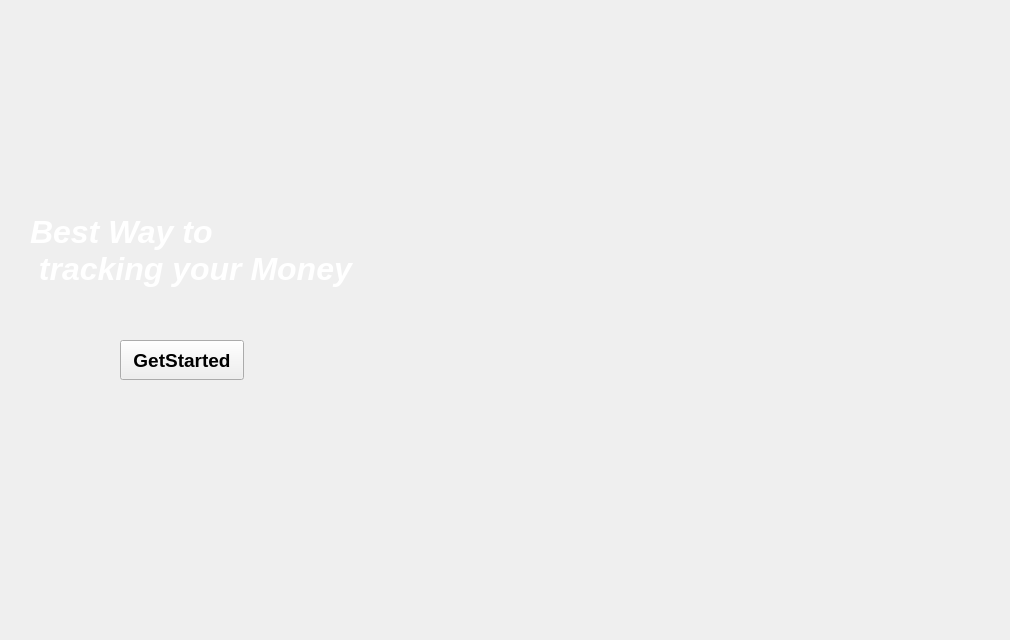
    <widget class="QWidget" name="WelcomePage">
     <widget class="QPushButton" name="pushButton_4">
      <property name="geometry">
       <rect>
        <x>120</x>
        <y>340</y>
        <width>124</width>
        <height>40</height>
       </rect>
      </property>
      <property name="font">
       <font>
        <pointsize>14</pointsize>
        <bold>true</bold>
       </font>
      </property>
      <property name="styleSheet">
       <string notr="true">color: rgb(0, 0, 0);</string>
      </property>
      <property name="text">
       <string>GetStarted</string>
      </property>
     </widget>
     <widget class="QLabel" name="label_3">
      <property name="geometry">
       <rect>
        <x>30</x>
        <y>200</y>
        <width>671</width>
        <height>101</height>
       </rect>
      </property>
      <property name="font">
       <font>
        <pointsize>24</pointsize>
        <italic>true</italic>
        <bold>true</bold>
       </font>
      </property>
      <property name="styleSheet">
       <string notr="true">color: rgb(255, 255, 255);</string>
      </property>
      <property name="text">
       <string>Best Way to
 tracking your Money</string>
      </property>
     </widget>
     <widget class="QLabel" name="label_2">
      <property name="geometry">
       <rect>
        <x>30</x>
        <y>10</y>
        <width>911</width>
        <height>491</height>
       </rect>
      </property>
      <property name="styleSheet">
       <string notr="true">background-image: url(:/res/image/coins.jpeg);</string>
      </property>
      <property name="text">
       <string/>
      </property>
     </widget>
     <widget class="QLabel" name="label">
      <property name="geometry">
       <rect>
        <x>0</x>
        <y>-10</y>
        <width>1001</width>
        <height>631</height>
       </rect>
      </property>
      <property name="styleSheet">
       <string notr="true">background-image: url(:/res/image/WhatsApp Image 2024-05-03 at 12.54.42 AM.jpeg);</string>
      </property>
      <property name="text">
       <string/>
      </property>
     </widget>
     <zorder>label</zorder>
     <zorder>label_2</zorder>
     <zorder>label_3</zorder>
     <zorder>pushButton_4</zorder>
    </widget>
